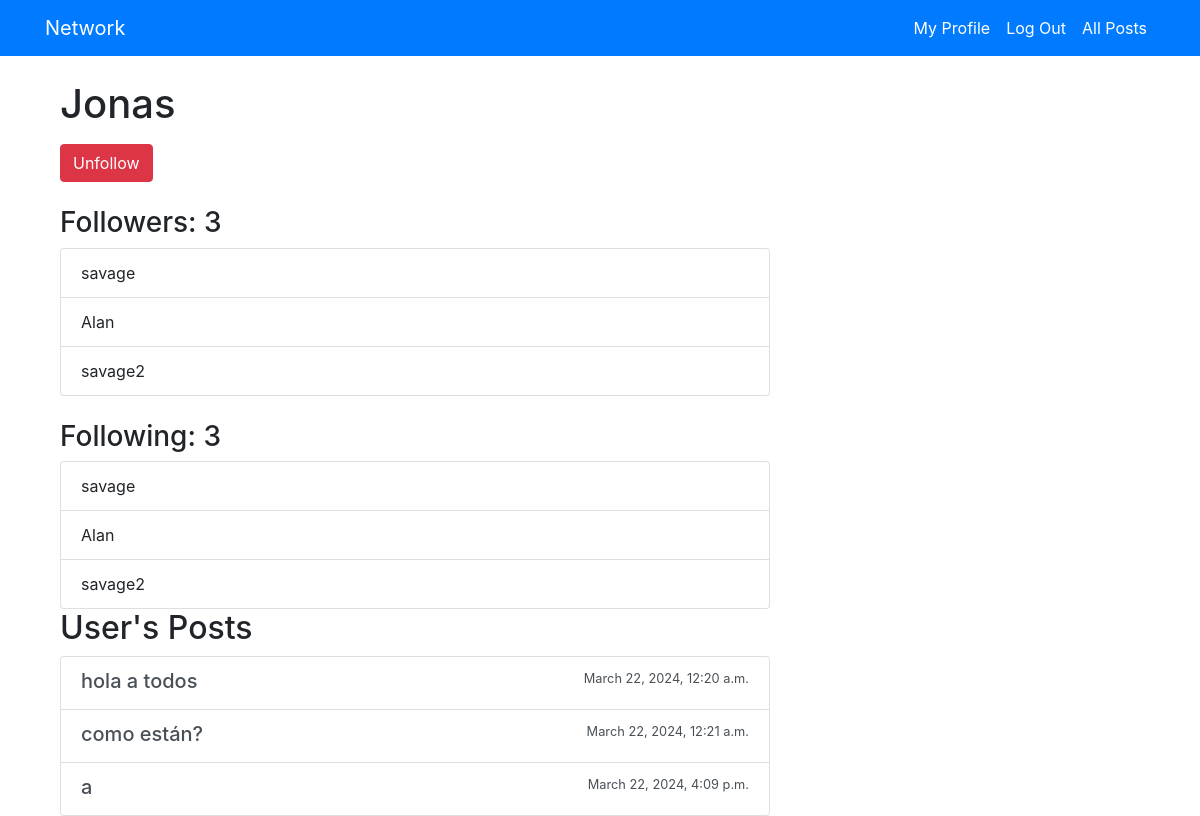
/user/1/ (signed in), run on the app's committed database.
### network/models.py (models this page shows, shortened)
class User(AbstractUser):
    followers = models.ManyToManyField('self', symmetrical=False, related_name='following')

class Post(models.Model):
    author = models.ForeignKey(User, on_delete=models.CASCADE, related_name='posts')
    content = models.TextField()
    created_at = models.DateTimeField(auto_now_add=True)
    likes = models.ManyToManyField(User, related_name='liked_posts', blank=True)
    dislikes = models.ManyToManyField(User, related_name='disliked_posts', blank=True)

### network/views.py (the view)
# urls.py: path('user/<int:user_id>/', views.user_page, name='user_page'),
@login_required
def user_page(request, user_id):
    user = User.objects.get(pk=user_id)
    posts = Post.objects.filter(author=user)
    followers = set(follow.follower for follow in user.followers_relationships.all())
    following = set(follow.followed_user for follow in user.following_relationships.all())
    followers_count = len(followers)
    following_count = len(following)
    is_following = False
    if request.user.is_authenticated:  # Asegurarse de que el usuario esté autenticado
        try:
            check_follow = request.user.following_relationships.filter(followed_user=user)
            if check_follow.exists():
                is_following = True
        except:
            pass
    return render(request, 'network/user_page.html', {
        'user': user,
        'posts': posts,
        'followers': followers,
        'following': following,
        'followers_count': followers_count,
        'following_count': following_count,
        'is_following': is_following,
        'user_profile': user
    })

### network/templates/network/user_page.html (shortened to what this page needs)
{% extends "network/layout.html" %}
{% load static %}
{% block body %}
<div class="container mt-4">
    <div class="row">
        <div class="col-md-8">
            <h1>{{ user.username }}</h1>
            {% if user.is_authenticated %}
                {% if user != user_page %}
                    <div class="mt-3">
                        {% if is_following %}
                            <form action="{% url 'unfollow' %}" method="post">
                                <button type="submit" class="btn btn-danger">Unfollow</button>
                            </form>
                        {% else %}
                            <form action="{% url 'follow' %}" method="post">
                                {% csrf_token %}
                                <input type="hidden" name="userfollow" value="{{ user_profile.pk }}">
                                <button type="submit" class="btn btn-primary">Follow</button>
                            </form>
                        {% endif %}
                    </div>
                {% endif %}
            {% endif %}
            <div class="mt-4">
                <h3>Followers: {{ followers_count }}</h3>
                <ul class="list-group">
                    {% for follower in followers %}
                        <li class="list-group-item">{{ follower.username }}</li>
                    {% endfor %}
                </ul>
            </div>
            <div class="mt-4">
                <h3>Following: {{ following_count }}</h3>
                <ul class="list-group">
                    {% for followed in following %}
                        <li class="list-group-item">{{ followed.username }}</li>
                    {% endfor %}
                </ul>
            </div>
        </div>
        <div class="col-md-8">
            <h2>User's Posts</h2>
            <div class="list-group">
                {% for post in posts %}
                    <a href="#" class="list-group-item list-group-item-action">
                        <div class="d-flex w-100 justify-content-between">
                            <h5 class="mb-1">{{ post.content }}</h5>
                            <small>{{ post.created_at }}</small>
                        </div>
                    </a>
                {% empty %}
                    <p class="mt-3">No posts yet.</p>
                {% endfor %}
            </div>
        </div>
    </div>
</div>
{% endblock %}

### data on the page
User: username "Jonas"
User: username "savage"
User: username "Alan"
User: username "savage2"
Post: content "hola a todos", created_at "March 22, 2024, 12:20 a.m."
Post: content "como están?", created_at "March 22, 2024, 12:21 a.m."
Post: content "a", created_at "March 22, 2024, 4:09 p.m."

### other printed values
{{ followers_count }} "3"
{{ following_count }} "3"
